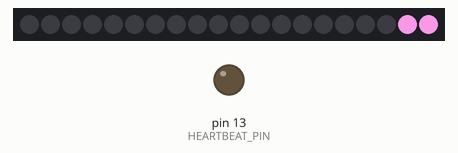
This sketch was run on a simulated Arduino Uno, built with avr-gcc and run on an emulated ATmega328P. Shown: 20 RGB LEDs in strip order, left to right, output pins drawn as LEDs (lit = HIGH). Random numbers use the default seed unless the sketch sets one.

Above: at 4.46 s.
At 9.73 s:
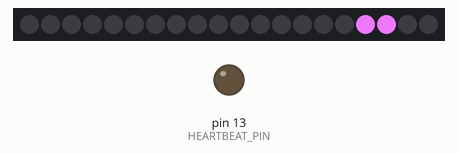
At 19.58 s:
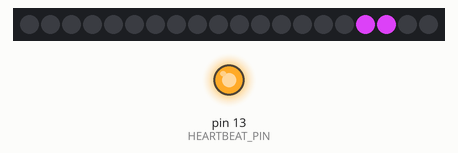
At 33.14 s:
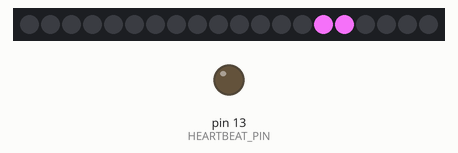
Timing chart, 0 to 39.6 s (numbered marks = the images above):
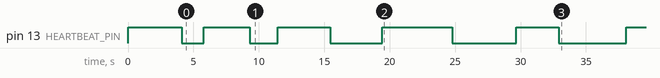

Measured:
- by itself, pin 13 (HEARTBEAT_PIN): LOW → HIGH at 0.00 s, → LOW 4.1 s later, → HIGH 1.7 s later, → LOW 3.5 s later, … (11 changes in this stretch)

The sketch:

lightning.ino
```cpp
//An Arduino sketch to simulate lightning//
//Note: this sketch is based on https://github.com/watsonboyett/lightning/ //

#include <Adafruit_NeoPixel.h>

#define NEOPIXEL_PIN (6)    // data pin of neopixel strip
#define SECTION_LEN (2)     // number of LEDs to be grouped as one
#define NUM_SECTIONS (10)   // number of LED groups
#define NUM_PIXELS (20)    // total number of LEDS
#define HEARTBEAT_PIN (13)  // output pin for heartbeat LED

Adafruit_NeoPixel pixels = Adafruit_NeoPixel(NUM_PIXELS, NEOPIXEL_PIN, NEO_GRB + NEO_KHZ800);

void setup()
{
  pinMode(HEARTBEAT_PIN, OUTPUT);
  pixels.begin();
}

int loop_count = 0;
bool heartbeat = false;
void loop()
{
  // show heartbeat to indicate that we're running
  heartbeat = !heartbeat;
  digitalWrite(HEARTBEAT_PIN, heartbeat);
  loop_count++;

  // run lightning sequence, then delay for a while before repeating
  lightning();
  int delay_long = random(1000, 5000);
  delay(delay_long);
}


// turn off all LEDs
void all_off()
{
  for (int i = 0; i < NUM_PIXELS; i++)
  {
    pixels.setPixelColor(i, pixels.Color(0, 0, 0));
  }
  pixels.show();
}


const int sec_count = 9;  // the maximum "width" of each lightning sequence
const int seq_count = 15;  // the maximum "duration" of each lightning sequence
// run lightning flash sequence once (call from main loop to repeat)
void lightning()
{
  // randomly select the color of the current lightning sequence
  int r = random(200, 255);
  int g = random(150, 255) - 100;
  int b = random(200, 255);

  // randomly select the order in which the LED sections will flash
  // for the current lightning sequence
  int seq_order[seq_count];
  int seq_max = 0;
  for (int i = 0; i < seq_count; i++)
  {
    seq_order[i] = random(0, sec_count);
    seq_max = max(seq_max, seq_order[i]);
  }

  // randomly select the "duration" of the current lightning sequence
  int sections = random(5, seq_count);

  // randomly select the starting location of the current lightning sequence
  int seq_start = random(0, NUM_SECTIONS - seq_max);

  // loop through each of the chosen sections
  for (int j = 0; j < sections; j++)
  {
    // loop through each LED of the current section
    for (int k = 0; k < SECTION_LEN; k++)
    {
      // turn on the current LED
      int pix_cur = ((seq_start + seq_order[j]) * SECTION_LEN) + k;
      pixels.setPixelColor(pix_cur, pixels.Color(r, g, b));

      // turn off the LEDs of the previous section
      if (j > 0)
      {
        int pix_prv = ((seq_start + seq_order[j - 1]) * SECTION_LEN) + k;
        pixels.setPixelColor(pix_prv, pixels.Color(0, 0, 0));
      }
    }

    // very short (random) delay so we actually see the lightning
    int delay_quick = random(15, 90);
    delay(delay_quick);
    pixels.show();
  }

  all_off();
}
```
